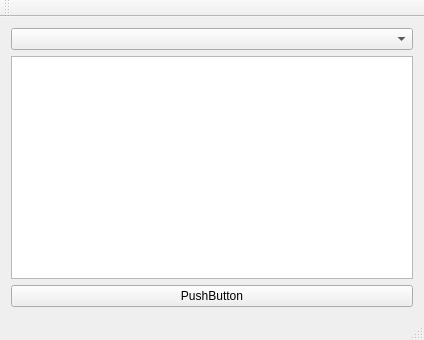
<?xml version="1.0" encoding="UTF-8"?>
<ui version="4.0">
 <class>MainWindow</class>
 <widget class="QMainWindow" name="MainWindow">
  <property name="geometry">
   <rect>
    <x>0</x>
    <y>0</y>
    <width>424</width>
    <height>340</height>
   </rect>
  </property>
  <property name="windowTitle">
   <string>MainWindow</string>
  </property>
  <widget class="QWidget" name="centralWidget">
   <layout class="QVBoxLayout" name="verticalLayout_2">
    <item>
     <layout class="QVBoxLayout" name="verticalLayout">
      <item>
       <widget class="QComboBox" name="comboBox"/>
      </item>
      <item>
       <widget class="QListWidget" name="listWidget"/>
      </item>
      <item>
       <widget class="QPushButton" name="pushButton">
        <property name="text">
         <string>PushButton</string>
        </property>
       </widget>
      </item>
     </layout>
    </item>
   </layout>
  </widget>
  <widget class="QMenuBar" name="menuBar">
   <property name="geometry">
    <rect>
     <x>0</x>
     <y>0</y>
     <width>424</width>
     <height>22</height>
    </rect>
   </property>
  </widget>
  <widget class="QToolBar" name="mainToolBar">
   <attribute name="toolBarArea">
    <enum>TopToolBarArea</enum>
   </attribute>
   <attribute name="toolBarBreak">
    <bool>false</bool>
   </attribute>
  </widget>
  <widget class="QStatusBar" name="statusBar"/>
 </widget>
 <layoutdefault spacing="6" margin="11"/>
 <resources/>
 <connections/>
</ui>
